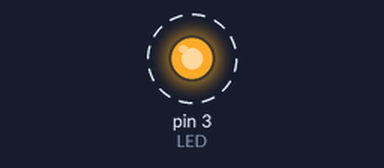
The sketch below on a simulated Arduino Uno, built with avr-gcc and run on an emulated ATmega328P. On the bench: output pins drawn as LEDs (lit = HIGH). Dashed ring = blinking.

Above: at 0.5 s.
Timing chart, 0 to 4.6 s (numbered marks = the images above):
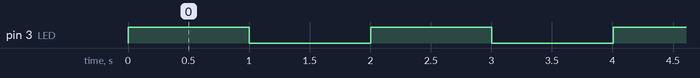

Measured:
- by itself, pin 3 (LED): alternates HIGH for 1.0 s and LOW for 1.0 s

The sketch:

lecture6_blink_no_delay.ino
```cpp
#include "Arduino.h"

#define LED 3
#define TRUE 1
#define FALSE 0

void setup() {
  Serial.begin(9600);  // set up serial connection at 9600 Baud
  pinMode(LED, OUTPUT);  // set up the pins
  doTurnLedOn(LED);  // start with LED on
}

void loop()
{
  // state machine to blink LED
  fsmBlinkLed();

  // do other stuff here while LED is on or off
}

/********************************************************************
 * finite state machines
 ********************************************************************/
// finite state machine for blinking LED
int fsmBlinkLed()
{
  static int state = 0;
  static unsigned long start_time = millis();
  unsigned long current_time = millis();
  unsigned long time_in_state = current_time-start_time;
  switch (state)
  {
    case 0:  // LED is on
      if (time_in_state > 1000){
        state = 1;
        start_time = current_time;
        doTurnLedOff(LED);
      }
      break;
    case 1:  // LED is off
      if (time_in_state > 1000){
        state = 0;
        start_time = current_time;
        doTurnLedOn(LED);
      }
      break;
  }
  return(state);
}

/********************************************************************
 * functions that test different conditions
 ********************************************************************/

/********************************************************************
 * functions that take actions
 ********************************************************************/
// Function to turn LED on
void doTurnLedOn(int led_pin)
{
  digitalWrite(led_pin, HIGH);
}

// Function to turn LED off
void doTurnLedOff(int led_pin)
{
  digitalWrite(led_pin, LOW);
}
```
